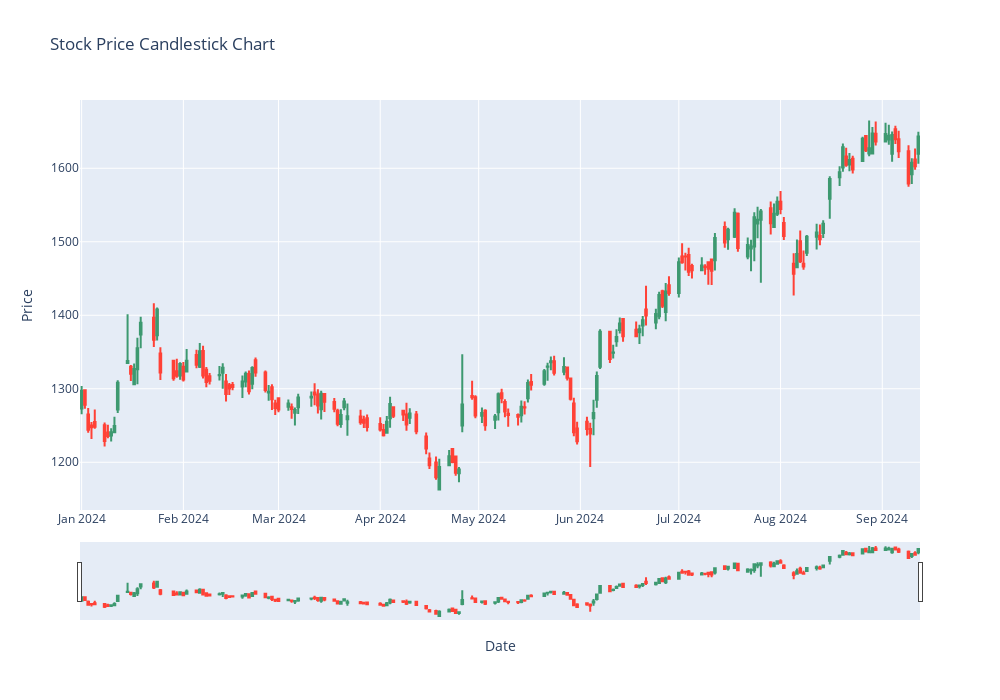

The cell this chart's notebook holds for it:
### Code cell
fig = go.Figure(data=[go.Candlestick(
    x=dk.Date,
    open=dk['Open'],
    high=dk['High'],
    low=dk['Low'],
    close=dk['Close'],
    name='Candlestick'
)])

fig.update_layout(
    title="Stock Price Candlestick Chart",
    xaxis_title="Date",
    yaxis_title="Price",
    xaxis_rangeslider_visible=True,
    width=1000,
    height=700
)

fig.show()

### Figure 1 — Plotly figure (JSON) as saved in the notebook; plotly's stock layout.template omitted (floating-point values rounded to 4 significant figures; data arrays with more than 128 entries replaced by an {"elided": "..."} marker saying what was removed)
{"data": [{"close": {"elided": "172 float values"}, "high": {"elided": "172 float values"}, "low": {"elided": "172 float values"}, "name": "Candlestick", "open": {"elided": "172 float values"}, "type": "candlestick", "x": {"elided": "172 str values"}}], "layout": {"height": 700, "title": {"text": "Stock Price Candlestick Chart"}, "width": 1000, "xaxis": {"autorange": true, "range": ["2023-12-31 12:00", "2024-09-12 12:00"], "rangeslider": {"autorange": true, "range": ["2023-12-31 12:00", "2024-09-12 12:00"], "visible": true, "yaxis": {"_template": null, "rangemode": "match"}}, "title": {"text": "Date"}, "type": "date"}, "yaxis": {"autorange": true, "range": [1135.0, 1693.0], "title": {"text": "Price"}}}}
